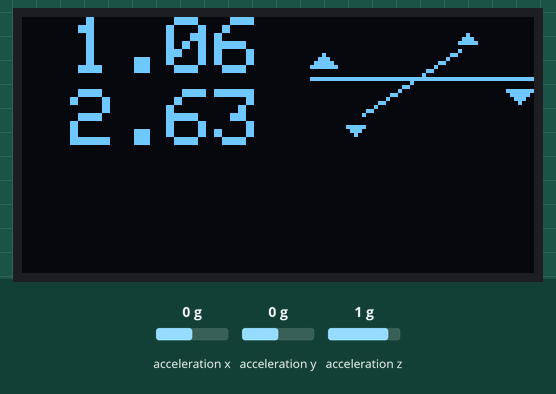
Bench run of a sketch on a simulated Arduino Uno, built with avr-gcc and run on an emulated ATmega328P. On the bench: 128×64 one-colour display. Inputs (shaded band) come from the test bench; at power-on: acceleration x 0 g, acceleration y 0 g, acceleration z 1 g.

Above: at 1.2 s.
1.3 s: acceleration x set to -1.4 g
At 1.7 s:
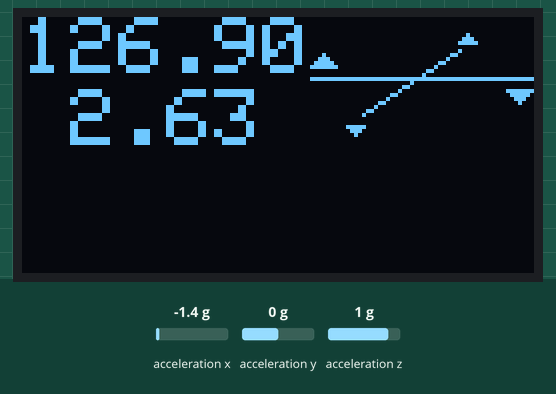
2.8 s: acceleration y set to -1.4 g
At 3.6 s:
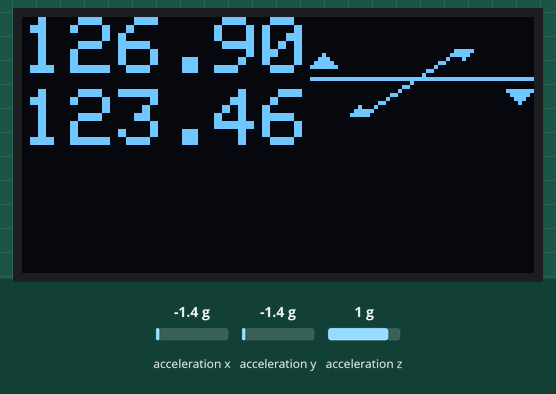
4.4 s: acceleration x set to -0.8 g
At 5.6 s:
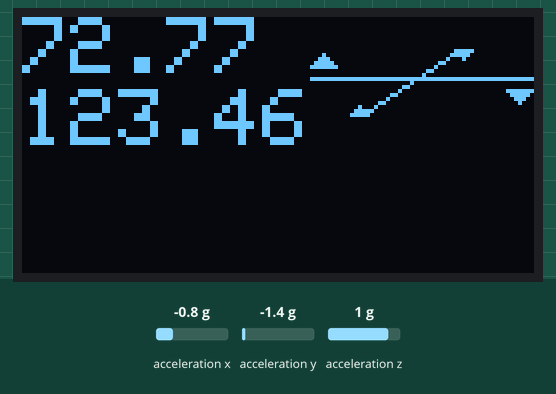
5.9 s: acceleration y set to -0.8 g
At 6.3 s:
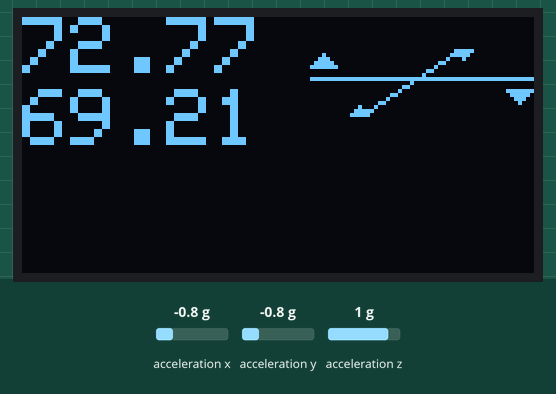
Timing chart, 0 to 8.5 s (numbered marks = the images above; inputs shaded):
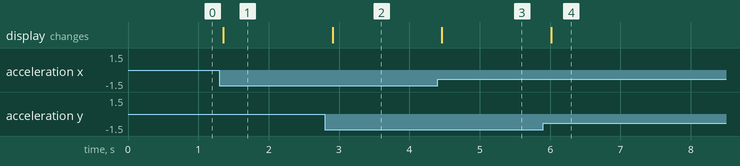

The sketch:

ADXL345TiltMeter.ino
```cpp
#include <Arduino.h>
#include <Wire.h>
#include <Adafruit_ADXL345_U.h>
#include <Adafruit_SSD1306.h>
#include <Math.h>

// Callibration
// please read your ADXL345 maximum and minimum values for each cordinates and put it here
#define MIN_X -253
#define MAX_X 259
#define MIN_Y -263
#define MAX_Y 248
#define MIN_Z -281
#define MAX_Z 226

// please calculate the slope and the intercept values after you have the callibration data by using the equations below:
// slope = 2 / (max_reading - min_reading)
// intercept = 1 - slope * max_reading
#define slopeX      0.00390625
#define interceptX -0.01171875
#define slopeY      0.00391389
#define interceptY  0.02935528
#define slopeZ      0.00394477
#define interceptZ  0.10848198

Adafruit_SSD1306 display = Adafruit_SSD1306();
Adafruit_ADXL345_Unified adxl;

void setup() {

//  Serial.begin(115200);

  display.begin(SSD1306_SWITCHCAPVCC, 0x3C);
  display.clearDisplay();
  display.setTextColor(WHITE);

  adxl.begin();
  adxl.setRange(ADXL345_RANGE_4_G);
  adxl.setDataRate(ADXL345_DATARATE_50_HZ);
}

String format(double x) {
  String sx = String(x,2);
  if(x>=0 && x<10) {
    sx = " " + sx;
  }
  if(x<=0) {
    if(x>=-10) {
      sx = " " + sx.substring(1);
    } else {
      sx = sx.substring(1);
    }
  }
  return sx;
}

void triangle(int x, int y, int h, int w, bool isReverse) {
  for (int i=0; i < h; i++){
    int s, ox;
    if(isReverse) {
      s = 1+(i*2);
      ox = x-i;
    } else {
      s = w-(i*2);
      ox = x+i;
    }
    display.drawFastHLine(ox, y+i, s, WHITE);
  }
}

void loop() {

  int16_t x = adxl.getX();
  int16_t y = adxl.getY();
  int16_t z = adxl.getZ();

  double rx = x * slopeX + interceptX;
  double ry = y * slopeY + interceptY;
  double rz = z * slopeZ + interceptZ;

  rx = map(rx*10000, -10000, 10000, -9000, 9000);
  rx = rx/100;
  ry = map(ry*10000, -10000, 10000, -9000, 9000);
  ry = ry/100;
  rz = map(rz*10000, -10000, 10000, -9000, 9000);
  rz = rz/100;

//  Used to read data for callibration
//  Serial.print(x);
//  Serial.print("\t");
//  Serial.print(y);
//  Serial.print("\t");
//  Serial.print(z);
//  Serial.print("\n");


  display.clearDisplay();

//  display.setCursor(96, 0);
//  display.print("x");
//  display.setCursor(96, 18);
//  display.print("y");
  display.setTextSize(2);

  display.setCursor(0, 0);
  display.print(format(rx));
  display.setCursor(0, 18);
  display.print(format(ry));

  // drawing X axis assets
  display.drawFastHLine(72, 15, 56, WHITE);
  if(rx != 0) {
    if(rx>0) {
      triangle(72, 18, 4, 7,false);
      triangle(124, 9, 4, 7, true);
    } else {
      triangle(75, 9, 4, 7, true);
      triangle(121, 18, 4, 7, false);
    }
  }

  // drawing Y axis assets
  display.drawLine(85, 24, 109, 8, WHITE);
  if(ry != 0) {
    if(ry>0) {
      triangle(81, 27, 3, 5,false);
      triangle(111, 4, 3, 5,true);
    } else {
      triangle(84, 22, 3, 5,true);
      triangle(108, 8, 3, 5,false);
    }
  }

  display.display();
  delay(100);
}
```

Measured:
- after the input at 1.3 s, the display: changes after 0.05 s (image 1)
- after the input at 2.8 s, the display: changes after 0.11 s (image 2)
- after the input at 4.4 s, the display: changes after 0.06 s (image 3)
- after the input at 5.9 s, the display: changes after 0.12 s (image 4)
